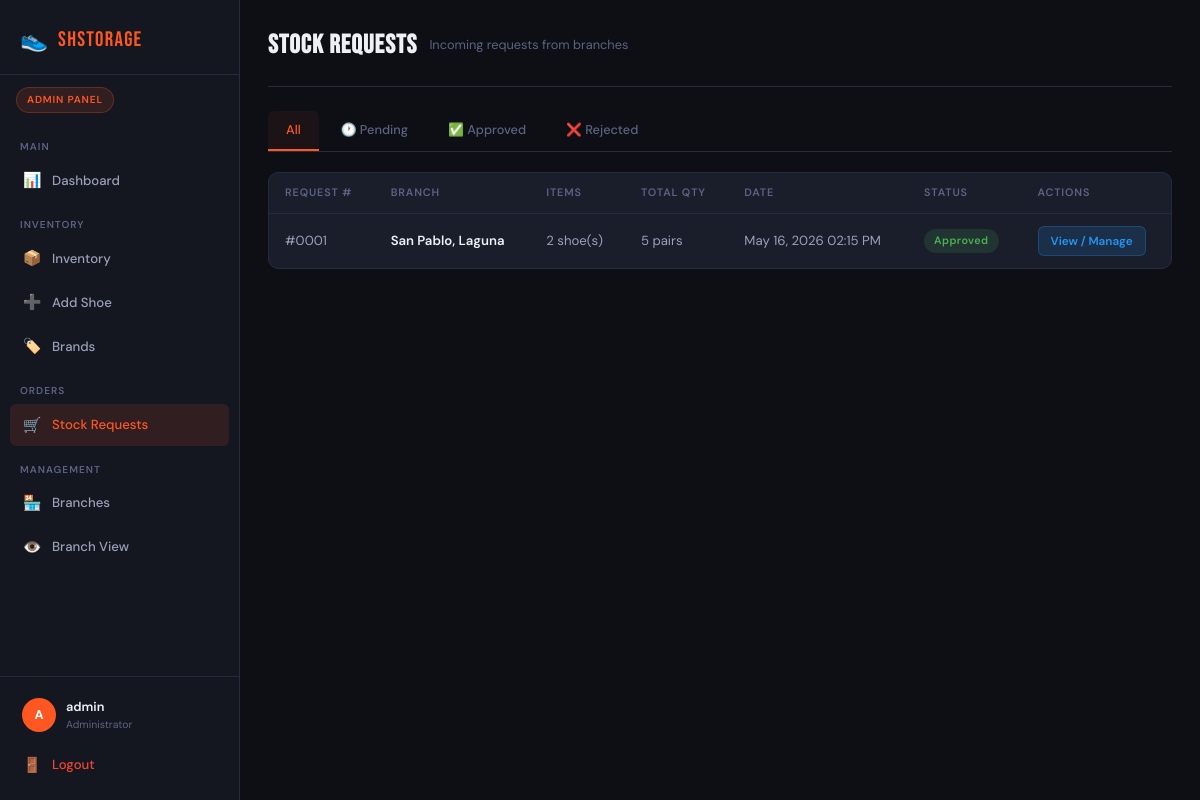
The app's page /admin/orders.php (signed in) with its own data.
### tables this page shows
CREATE TABLE `stock_requests` (
  `id` int(11) NOT NULL AUTO_INCREMENT,
  `branch_id` int(11) NOT NULL,
  `status` enum('pending','approved','rejected') NOT NULL DEFAULT 'pending',
  `notes` text DEFAULT NULL,
  `created_at` datetime DEFAULT current_timestamp(),
  `updated_at` datetime DEFAULT current_timestamp() ON UPDATE current_timestamp(),
  PRIMARY KEY (`id`),
  KEY `fk_req_branch` (`branch_id`),
  CONSTRAINT `fk_req_branch` FOREIGN KEY (`branch_id`) REFERENCES `users` (`id`) ON DELETE CASCADE
);

CREATE TABLE `users` (
  `id` int(11) NOT NULL AUTO_INCREMENT,
  `username` varchar(80) NOT NULL,
  `email` varchar(150) NOT NULL,
  `password` varchar(255) NOT NULL,
  `role` enum('admin','branch') NOT NULL DEFAULT 'branch',
  `branch_name` varchar(150) DEFAULT NULL,
  `created_at` datetime DEFAULT current_timestamp(),
  PRIMARY KEY (`id`),
  UNIQUE KEY `username` (`username`),
  UNIQUE KEY `email` (`email`)
);

### admin/orders.php (the view, shortened to what this page needs)
<?php
require_once '../config/db.php';
$statusFilter = $_GET['status'] ?? '';
$where = $statusFilter ? "WHERE sr.status = '$statusFilter'" : '';
$orders = $conn->query("
    SELECT sr.id, sr.status, sr.notes, sr.created_at, sr.updated_at,
           u.username, u.branch_name,
           COUNT(ri.id) as item_count,
           SUM(ri.quantity) as total_qty
    FROM stock_requests sr
    JOIN users u ON u.id = sr.branch_id
    LEFT JOIN request_items ri ON ri.request_id = sr.id
    $where
    GROUP BY sr.id
    ORDER BY sr.created_at DESC
");
?>
<!DOCTYPE html>
<html lang="en">
<head>
    <link rel="stylesheet" href="../assets/css/style.css">
    <link rel="stylesheet" href="../assets/css/admin.css">
</head>
<body>
<?php include '../includes/sidebar_admin.php'; ?>
<main class="main-content">
    <header class="topbar">
        <div class="topbar-left">
            <h1 class="page-title">Stock Requests</h1>
            <span class="page-sub">Incoming requests from branches</span>
        </div>
    </header>
    <div class="tab-bar">
        <a href="orders.php" class="tab <?= !$statusFilter ? 'active' : '' ?>">All</a>
        <a href="orders.php?status=pending"  class="tab <?= $statusFilter==='pending'  ? 'active':'' ?>">🕐 Pending</a>
        <a href="orders.php?status=approved" class="tab <?= $statusFilter==='approved' ? 'active':'' ?>">✅ Approved</a>
        <a href="orders.php?status=rejected" class="tab <?= $statusFilter==='rejected' ? 'active':'' ?>">❌ Rejected</a>
    </div>
    <section class="card">
        <table class="data-table">
            <thead>
                <tr>
                    <th>Request #</th>
                    <th>Branch</th>
                    <th>Items</th>
                    <th>Total Qty</th>
                    <th>Date</th>
                    <th>Status</th>
                    <th>Actions</th>
                </tr>
            </thead>
            <tbody>
                <?php while ($order = $orders->fetch_assoc()): ?>
                <tr>
                    <td>#<?= str_pad($order['id'], 4, '0', STR_PAD_LEFT) ?></td>
                    <td>
                        <span class="branch-name"><?= htmlspecialchars($order['branch_name'] ?? $order['username']) ?></span>
                    </td>
                    <td><?= $order['item_count'] ?> shoe(s)</td>
                    <td><?= number_format($order['total_qty']) ?> pairs</td>
                    <td><?= date('M d, Y h:i A', strtotime($order['created_at'])) ?></td>
                    <td><span class="badge badge-<?= $order['status'] ?>"><?= ucfirst($order['status']) ?></span></td>
                    <td class="action-cell">
                        <a href="orders_approve.php?id=<?= $order['id'] ?>" class="btn btn-sm btn-edit">View / Manage</a>
                    </td>
                </tr>
                <?php endwhile; ?>
            </tbody>
        </table>
    </section>
</main>
</body>
</html>

### assets/css/style.css (style rules this page uses)
:root { --bg-base: #0d0f14; --bg-surface: #141720; --bg-card: #1a1e2b; --bg-hover: #1f2436; --border: #262b3d; --border-light: #2e344a; --accent: #ff5722; --accent-hover: #e64a19; --accent-blue: #2196f3; --accent-green: #4caf50; --accent-yellow: #ffc107; --accent-red: #f44336; --text-primary: #eef0f6; --text-secondary: #9aa0b8; --text-muted: #5c6382; --sidebar-w: 240px; --radius: 10px; --radius-sm: 6px; --shadow: 0 4px 24px rgba(0,0,0,.45); --transition: .18s ease; }
*, *::before, *::after { box-sizing: border-box; margin: 0; padding: 0; }
html { font-size: 15px; scroll-behavior: smooth; }
body { background: var(--bg-base); color: var(--text-primary); font-family: 'DM Sans', sans-serif; line-height: 1.6; min-height: 100vh; }
a { color: inherit; text-decoration: none; }
.main-content { margin-left: var(--sidebar-w); min-height: 100vh; padding: 0 28px 48px; }
.topbar { display: flex; align-items: center; justify-content: space-between; padding: 24px 0 20px; border-bottom: 1px solid var(--border); margin-bottom: 24px; gap: 12px; flex-wrap: wrap; }
.topbar-left { display: flex; align-items: center; gap: 12px; flex-wrap: wrap; }
.page-title { font-family: 'Bebas Neue', sans-serif; font-size: 1.75rem; letter-spacing: .04em; }
.page-sub { font-size: .85rem; color: var(--text-muted); }
.card { background: var(--bg-card); border: 1px solid var(--border); border-radius: var(--radius); overflow: hidden; margin-bottom: 20px; }
.data-table { width: 100%; border-collapse: collapse; }
.data-table th { padding: 11px 16px; text-align: left; font-size: .72rem; font-weight: 600; letter-spacing: .08em; text-transform: uppercase; color: var(--text-muted); border-bottom: 1px solid var(--border); white-space: nowrap; }
.data-table td { padding: 12px 16px; font-size: .88rem; border-bottom: 1px solid var(--border); color: var(--text-secondary); }
.data-table tr:last-child td { border-bottom: none; }
.badge { display: inline-block; padding: 3px 10px; border-radius: 20px; font-size: .72rem; font-weight: 600; letter-spacing: .04em; }
.badge-approved { background: rgba(76,175,80,.15); color: var(--accent-green); }
.btn { display: inline-flex; align-items: center; gap: 6px; padding: 9px 18px; border-radius: var(--radius-sm); font-size: .88rem; font-weight: 600; border: none; transition: background var(--transition), opacity var(--transition); white-space: nowrap; }
.btn-sm { padding: 5px 12px; font-size: .78rem; }
.btn-edit { background: rgba(33,150,243,.15); color: var(--accent-blue); border: 1px solid rgba(33,150,243,.25); }
.action-cell { display: flex; gap: 6px; align-items: center; flex-wrap: wrap; }
.tab-bar { display: flex; gap: 4px; border-bottom: 1px solid var(--border); margin-bottom: 20px; flex-wrap: wrap; }
.tab { padding: 9px 18px; font-size: .85rem; font-weight: 500; color: var(--text-muted); border-radius: var(--radius-sm) var(--radius-sm) 0 0; transition: color var(--transition), background var(--transition); border-bottom: 2px solid transparent; }
.tab.active { color: var(--accent); border-bottom-color: var(--accent); background: rgba(255,87,34,.06); }

### assets/css/admin.css (style rules this page uses)
.branch-name { font-weight: 600; color: var(--text-primary); }

### records on screen
stock_requests: id "0001", branch.branch_name "San Pablo, Laguna", item_count "2", total_qty "5", created_at "May 16, 2026 02:15 PM", status "Approved"

### other values on screen
substr($_SESSION['username'] ?? 'A', 0, 1) "A"
$_SESSION['username'] "admin"
